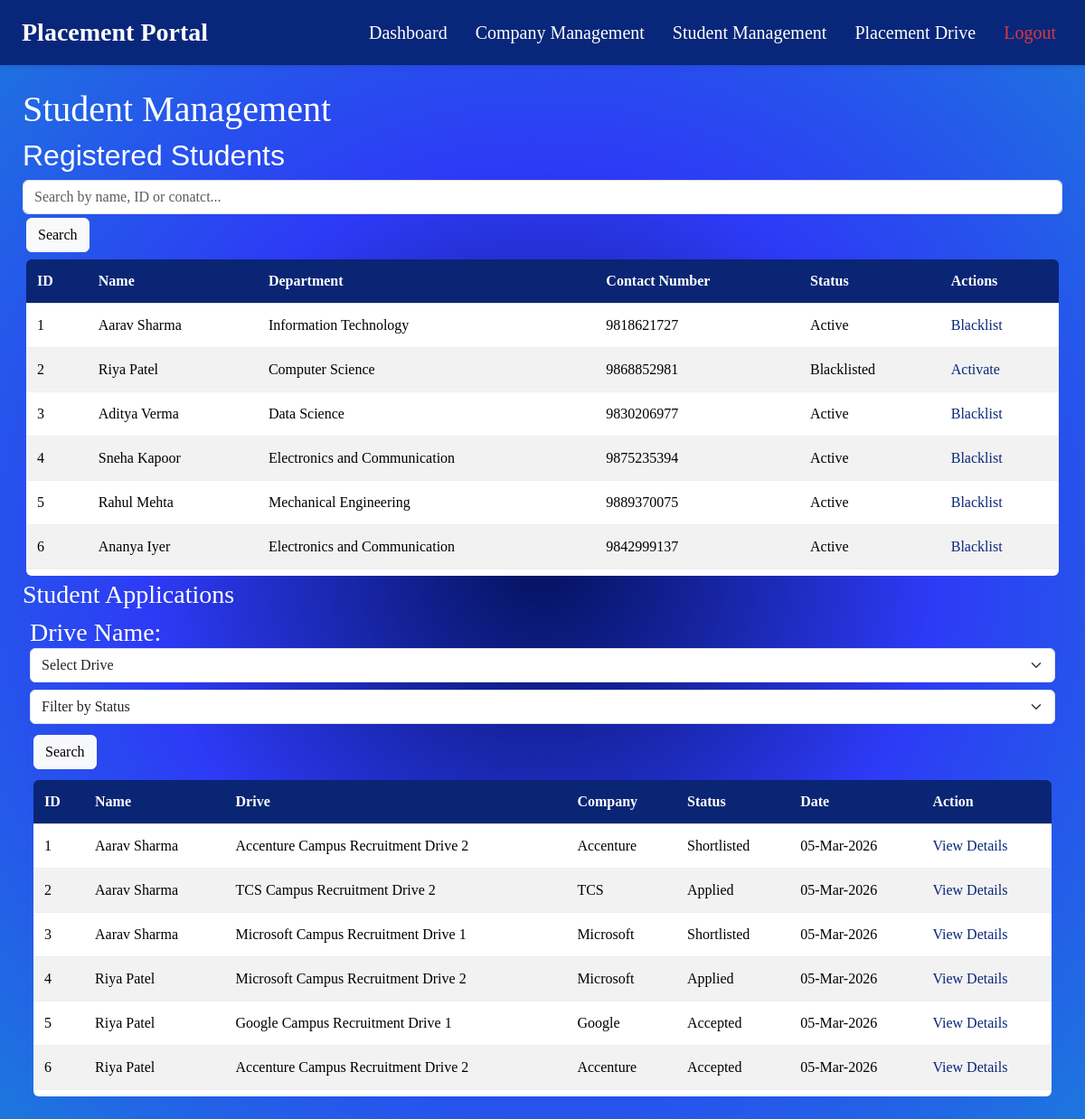
Page /admin/1/students (signed in) on the committed database.
### models.py (models this page shows)
class Student(db.Model):
    __tablename__ = "students"
    studentId = db.Column(db.Integer,autoincrement = True, primary_key = True )
    userId = db.Column(db.Integer, db.ForeignKey("users.userId"), nullable = False)
    name = db.Column(db.String, nullable = False)
    contactNumber = db.Column(db.Integer , nullable = False)
    department = db.Column(db.String, nullable = False)
    resume = db.Column(db.String, nullable = False)
    experience = db.Column(db.String, nullable = False)
    skills = db.Column(db.String, nullable = False)
    user = db.relationship('User', back_populates = "student")
    applications = db.relationship('Application', back_populates = "student", lazy = True, cascade = "all, delete-orphan")

class Application(db.Model):
    __tablename__ = "applications"
    applicationId = db.Column(db.Integer, autoincrement = True , primary_key = True)
    studentId = db.Column(db.Integer, db.ForeignKey("students.studentId"))
    jobId  = db.Column(db.Integer, db.ForeignKey("jobpositions.jobId"))
    status = db.Column(db.String, default = "Applied", nullable = False)
    appliedOn = db.Column(db.DateTime, default = datetime.utcnow)
    student = db.relationship('Student', back_populates = "applications")
    job = db.relationship('JobPosition', back_populates = 'applications')
    placement = db.relationship('Placement', back_populates = "application" , uselist = False, cascade = "all, delete-orphan")

class JobPosition(db.Model):
    __tablename__ = "jobpositions"
    jobId = db.Column(db.Integer, primary_key = True, autoincrement = True)
    companyId = db.Column(db.Integer, db.ForeignKey("companies.companyId"), nullable = False)
    driveName = db.Column(db.String, nullable = False)
    positionOpen= db.Column(db.String, nullable = False)
    description = db.Column(db.String, nullable = False)
    skillsRequired = db.Column(db.String, nullable = False)
    experienceRequired = db.Column(db.String, nullable = False)
    active = db.Column(db.Boolean, default = True, nullable = False)
    salary = db.Column(db.String, nullable = False)
    location = db.Column(db.String, nullable = False)
    company = db.relationship('Company', back_populates = "jobs")
    applications = db.relationship('Application', back_populates = 'job', lazy = True, cascade = "all, delete-orphan")

class Company(db.Model):
    __tablename__ = "companies"
    companyId = db.Column(db.Integer, autoincrement = True, primary_key = True)
    userId = db.Column(db.Integer, db.ForeignKey("users.userId"), nullable = False)
    companyName = db.Column(db.String, nullable = False)
    industry = db.Column(db.String, nullable = False)
    description = db.Column(db.String, nullable = False)
    companyEmail = db.Column(db.String,nullable = False)
    approved = db.Column(db.Boolean, default = False, nullable = False)
    jobs = db.relationship('JobPosition', back_populates = "company", lazy = True, cascade = "all, delete-orphan")
    user = db.relationship('User', back_populates = "company")

### app.py (the view, shortened to what this page needs)
@app.route('/admin/<int:adminId>/students', methods = ['GET','POST'])
@role_required('Admin')
def showStudents(adminId):
    drives = JobPosition.query.all()
    students = Student.query.all()
    applications = Application.query.all()
    selectedApplication = None
    viewAppId = request.args.get("viewAppId")
    if viewAppId:
        selectedApplication = Application.query.filter_by(applicationId = viewAppId).first()
    return render_template('./admin/students.html',drives = drives,adminId = adminId,applications=applications, selectedApplication = selectedApplication, students = students)

### app.py (called while the page is built)
@loginManager.user_loader
def load_user(userId):
    return db.session.get(User, int(userId))

def role_required(role):
    def wrapper(func):
        @wraps(func)
        @login_required
        def decorated_function(*args, **kwargs):
            if current_user.role != role:
                abort(403)
            if current_user.active != True:
                flash("Waiting Admin Approval!", "danger")
            return func(*args,**kwargs)
        return decorated_function
    return wrapper

### templates/admin/students.html (shortened to what this page needs)
<!DOCTYPE html>
<html>
    <head>
         <link href="https://cdn.jsdelivr.net/npm/bootstrap@5.3.3/dist/css/bootstrap.min.css" rel="stylesheet">
        <link rel="stylesheet" href="../../static/css/style.css">
    </head>
    <body>
    <nav class="navbar navbar-expand-lg px-4">
        <a class="navbar-brand" href="{{ url_for('showAdminDash', adminId = adminId) }}">Placement Portal</a>
        <div class="collapse navbar-collapse">
            <ul class="navbar-nav ms-auto">
                <li class = "nav-item">
                    <a class = "nav-link" href = "{{ url_for('showAdminDash', adminId = adminId) }}">Dashboard</a>
                </li>
                <li class = "nav-item">
                    <a class = "nav-link" href = "{{ url_for('showCompanies', adminId = adminId) }}">Company Management</a>
                </li>
                <li class = "nav-item">
                    <a class = "nav-link" href = "{{ url_for('showStudents', adminId = adminId) }}">Student Management</a>
                </li>
                <li class = "nav-item">
                    <a class = "nav-link" href = "{{ url_for('showDrives', adminId = adminId) }}">Placement Drive</a>
                </li>
                <li class = "nav-item">
                    <a class = "nav-link text-danger" href = "{{ url_for('logout') }}">Logout</a>
                </li>
            </ul>
        </div>
    </nav>
    <div class ="content">
        <h1>Student Management</h1>
        <h2>Registered Students</h2>
        <form method="POST" action = "/admin/{{adminId}}/students">
            <input class="form-control" type="text" name="search" placeholder="Search by name, ID or conatct...">
            <button class="btn btn-light" type="submit">Search</button>
        </form>
        <div class="table-container">
        <table class = "table table-striped">
            <tr>
                <th>ID</th>
                <th>Name</th>
                <th>Department</th>
                <th>Contact Number</th>
                <th>Status</th>
                <th>Actions</th>
            </tr>
            {% for student in students %}
                <tr>
                    <td>{{ student.studentId }}</td>
                    <td>{{ student.name }}</td>
                    <td>{{ student.department }}</td>
                    <td> {{ student.contactNumber }}</td>
                    <td>
                        {% if student.user.active %}
                            Active
                        {% else %}
                            Blacklisted
                        {% endif %}
                    </td>
                    <td>
                    <a href="{{ url_for('togglestudent', userId = student.user.userId, adminId = adminId) }}">
                        {% if student.user.active %}
                            Blacklist
                        {% else %}
                            Activate
                        {% endif %}
                    </a>
                </td>
                </tr>
                {% endfor %}
        </table>
        </div>
        <h3>Student Applications</h3>
        <form class="mx-2 my-2" method = "POST" action = "/admin/{{ adminId }}/students">
                        <h3>Drive Name:
                            <select name="jobId" class="form-select mb-2" required>
                                <option value="" disabled selected>Select Drive</option>
                            </select>
                            <select name="statusVal" class="form-select mb-2">
                                            <option value="" disabled selected>Filter by Status</option>
                            </select>
                            <button class="btn btn-light" type="submit">Search</button>
                        </h3>
            <div class="table-container">
        <table class = "table table-striped">
            <tr>
                <th>ID</th>
                <th>Name</th>
                <th>Drive</th>
                <th>Company</th>
                <th>Status</th>
                <th>Date</th>
                <th>Action</th>
            </tr>
            {% for application in applications %}
            <tr>
                <td>{{ application.applicationId }}</td>
                <td>{{ application.student.name }}</td>
                <td>{{ application.job.driveName }}</td>
                <td>{{ application.job.company.companyName }}</td>
                <td>{{ application.status }}</td>
                <td>{{ application.appliedOn.strftime('%d-%b-%Y') }}</td>
                <td><a href = "{{url_for('showStudents', adminId = adminId, viewAppId = application.applicationId)}}">View Details</a></td>
            </tr>
            {% endfor %}
        </table>
        </div>
        </div>
    </body>
</html>

### static/css/style.css (style rules this page uses)
body { font-family:'Times New Roman', Times, serif; background: radial-gradient(circle,#03125c, #2d3af6, #1d77de); color: #ffffff; }
.navbar { position: sticky; top: 0; z-index: 1030; box-shadow: 0 2px 6px rgba(0, 0, 0, 0.1); background-color: #09277a; padding: 10px 20px; }
.navbar-brand { color: white; font-weight: bold; font-size: 28px; }
.nav-link { color: #ffffff; margin-left: 15px; font-size: 20px; }
.content { margin: 25px; }
.table-container { max-height: 350px; overflow-y: auto; border-radius: 6px; margin: 4px; }
.table th { background-color: #09277a; color: white; font-weight: 600; padding: 12px; text-align: left; top: 0; position: sticky; z-index: 1000; }
.table td { padding: 12px; border-bottom: 1px solid #eee; }
.table a { color: #09277a; text-decoration: none; font-weight: 500; }
h2 { font-family: 'Franklin Gothic Medium', 'Arial Narrow', Arial, sans-serif; }
form button { padding: 2px; margin: 4px; }

### rows in the picture
Student: studentId "1", name "Aarav Sharma", department "Information Technology", contactNumber "9818621727", shows "Active", shows "Blacklist"
Student: studentId "2", name "Riya Patel", department "Computer Science", contactNumber "9868852981", shows "Blacklisted", shows "Activate"
Student: studentId "3", name "Aditya Verma", department "Data Science", contactNumber "9830206977", shows "Active", shows "Blacklist"
Student: studentId "4", name "Sneha Kapoor", department "Electronics and Communication", contactNumber "9875235394", shows "Active", shows "Blacklist"
Student: studentId "5", name "Rahul Mehta", department "Mechanical Engineering", contactNumber "9889370075", shows "Active", shows "Blacklist"
Student: studentId "6", name "Ananya Iyer", department "Electronics and Communication", contactNumber "9842999137", shows "Active", shows "Blacklist"
Application: applicationId "1", student.name "Aarav Sharma", job.driveName "Accenture Campus Recruitment Drive 2", job.company.companyName "Accenture", status "Shortlisted", appliedOn "05-Mar-2026"
Application: applicationId "2", student.name "Aarav Sharma", job.driveName "TCS Campus Recruitment Drive 2", job.company.companyName "TCS", status "Applied", appliedOn "05-Mar-2026"
Application: applicationId "3", student.name "Aarav Sharma", job.driveName "Microsoft Campus Recruitment Drive 1", job.company.companyName "Microsoft", status "Shortlisted", appliedOn "05-Mar-2026"
Application: applicationId "4", student.name "Riya Patel", job.driveName "Microsoft Campus Recruitment Drive 2", job.company.companyName "Microsoft", status "Applied", appliedOn "05-Mar-2026"
Application: applicationId "5", student.name "Riya Patel", job.driveName "Google Campus Recruitment Drive 1", job.company.companyName "Google", status "Accepted", appliedOn "05-Mar-2026"
Application: applicationId "6", student.name "Riya Patel", job.driveName "Accenture Campus Recruitment Drive 2", job.company.companyName "Accenture", status "Accepted", appliedOn "05-Mar-2026"
